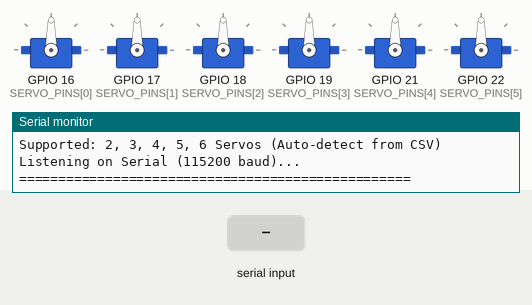
This sketch was run on a simulated ESP32. Shown: 6 × servo, the last lines printed to the serial monitor. The inputs (shaded band) are chosen by the test bench.

Above: at 1.5 s.
1.6 s: "90,45\n" received over Serial
At 2.7 s:
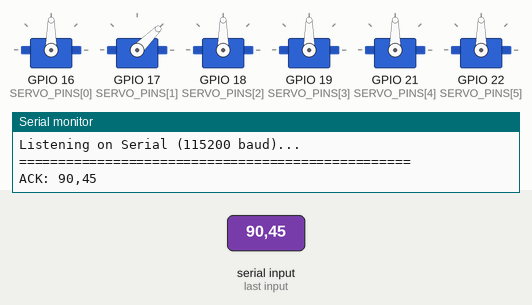
3.1 s: "5\n" received over Serial
At 3.8 s:
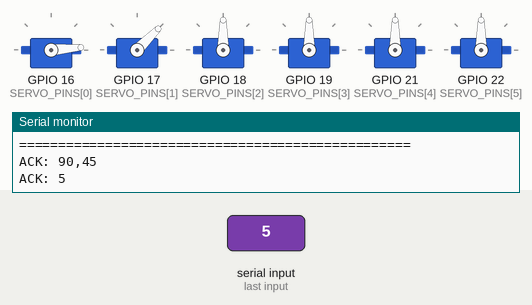
4.6 s: "30,150\n" received over Serial
At 5.0 s:
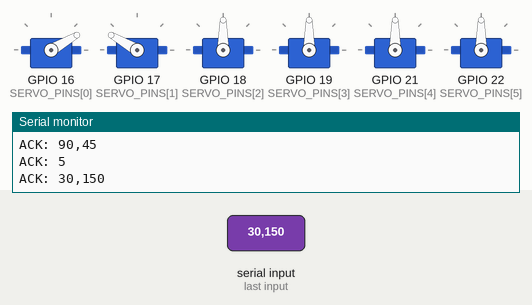
6.1 s: "90\n" received over Serial
At 7.3 s:
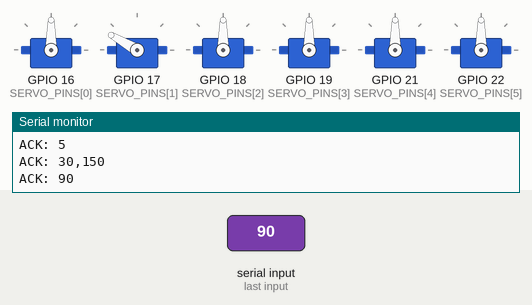
7.6 s: "200\n" received over Serial
At 8.5 s:
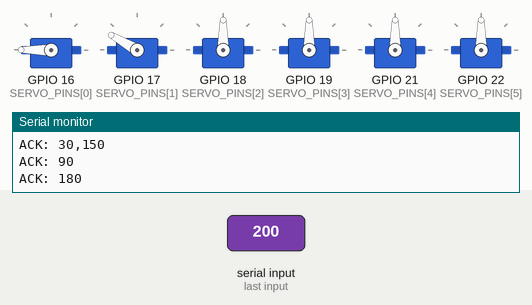
9.1 s: "5\n" received over Serial
At 9.6 s:
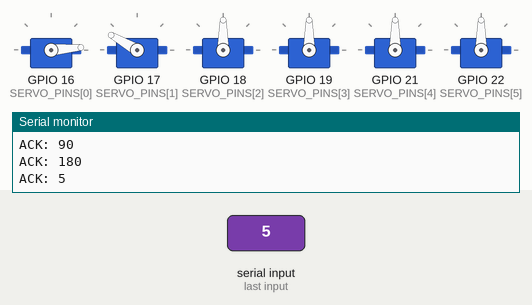
Timing chart, 0 to 11.6 s (numbered marks = the images above; inputs shaded):
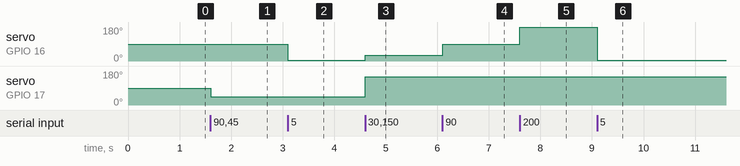

The sketch:

firmware.ino
```cpp
/*
  ============================================================
  Multi-Axis Robot Arm Controller for ESP32 (Universal 2 - 6 Servos)
  Classroom IoT Project - Web Serial Receiver & Web Flasher
  ============================================================
  Baud rate: 115200
  Input Format: CSV angles ending with newline e.g.
    - 2 Servos: "90,90\n"
    - 3 Servos: "90,90,90\n"
    - 4 Servos: "90,120,45,10\n"
    - 5 Servos: "90,120,45,90,10\n"
    - 6 Servos: "90,120,45,90,90,10\n"
  Range: 0 - 180 degrees for each servo
  ============================================================
*/

#include <ESP32Servo.h>

// กำหนดขา GPIO สำหรับ Servo 1 ถึง 6 (ปรับเปลี่ยนได้ตามที่ต่อจริง)
// S1: ฐาน (Base) -> GPIO 16
// S2: หัวไหล่ (Shoulder) -> GPIO 17
// S3: ข้อศอก (Elbow) -> GPIO 18
// S4: ข้อมือก้มเงย หรือ มือจับ (Wrist Pitch / Gripper) -> GPIO 19
// S5: ข้อมือหมุน หรือ มือจับ (Wrist Roll / Gripper) -> GPIO 21
// S6: มือจับ (Gripper) -> GPIO 22
const int TOTAL_SERVOS = 6;
const int SERVO_PINS[TOTAL_SERVOS] = {16, 17, 18, 19, 21, 22};

Servo servos[TOTAL_SERVOS];
int currentAngles[TOTAL_SERVOS] = {90, 90, 90, 90, 90, 90};
bool isAttached[TOTAL_SERVOS] = {false, false, false, false, false, false};

void parseAndMoveArm(String data);

void setup() {
  Serial.begin(115200);
  delay(300);

  // จอง Hardware Timer PWM สำหรับ ESP32
  ESP32PWM::allocateTimer(0);
  ESP32PWM::allocateTimer(1);
  ESP32PWM::allocateTimer(2);
  ESP32PWM::allocateTimer(3);

  // ตั้งค่าและผูก Servo เริ่มต้น 6 ช่องเพื่อรองรับ 2 - 6 Servos อเนกประสงค์
  for (int i = 0; i < TOTAL_SERVOS; i++) {
    servos[i].setPeriodHertz(50); // 50Hz มาตรฐานสำหรับ SG90 / MG90S / MG996R
    servos[i].attach(SERVO_PINS[i], 500, 2400); // 500us - 2400us pulse
    servos[i].write(currentAngles[i]);
    isAttached[i] = true;
  }

  Serial.println("==================================================");
  Serial.println("ESP32 Multi-Axis Robot Arm Firmware Ready!");
  Serial.println("Supported: 2, 3, 4, 5, 6 Servos (Auto-detect from CSV)");
  Serial.println("Listening on Serial (115200 baud)...");
  Serial.println("==================================================");
}

void loop() {
  if (Serial.available() > 0) {
    String input = Serial.readStringUntil('\n');
    input.trim();

    if (input.length() > 0) {
      parseAndMoveArm(input);
    }
  }
}

// แยกสตริง CSV เช่น "90,120,45,10"
void parseAndMoveArm(String data) {
  int servoIndex = 0;
  int startIdx = 0;

  for (int i = 0; i <= data.length() && servoIndex < TOTAL_SERVOS; i++) {
    if (i == data.length() || data.charAt(i) == ',') {
      String token = data.substring(startIdx, i);
      token.trim();
      if (token.length() > 0) {
        int angle = constrain(token.toInt(), 0, 180);
        currentAngles[servoIndex] = angle;
        if (isAttached[servoIndex]) {
          servos[servoIndex].write(angle);
        }
        servoIndex++;
      }
      startIdx = i + 1;
    }
  }

  // ส่ง ACK ยืนยันกลับ
  Serial.print("ACK: ");
  for (int j = 0; j < servoIndex; j++) {
    Serial.print(currentAngles[j]);
    if (j < servoIndex - 1) Serial.print(",");
  }
  Serial.println();
}
```

Measured:
- after the input at 1.6 s, servo on GPIO 17 (SERVO_PINS[1]): 90° → 45° at once
- after the input at 3.1 s, servo on GPIO 16 (SERVO_PINS[0]): 90° → 5° at once
- after the input at 4.6 s, servo on GPIO 16 (SERVO_PINS[0]): 5° → 30° at once; servo on GPIO 17 (SERVO_PINS[1]): 45° → 150° at once
- after the input at 6.1 s, servo on GPIO 16 (SERVO_PINS[0]): 30° → 90° at once
- after the input at 7.6 s, servo on GPIO 16 (SERVO_PINS[0]): 90° → 180° at once
- after the input at 9.1 s, servo on GPIO 16 (SERVO_PINS[0]): 180° → 5° at once
